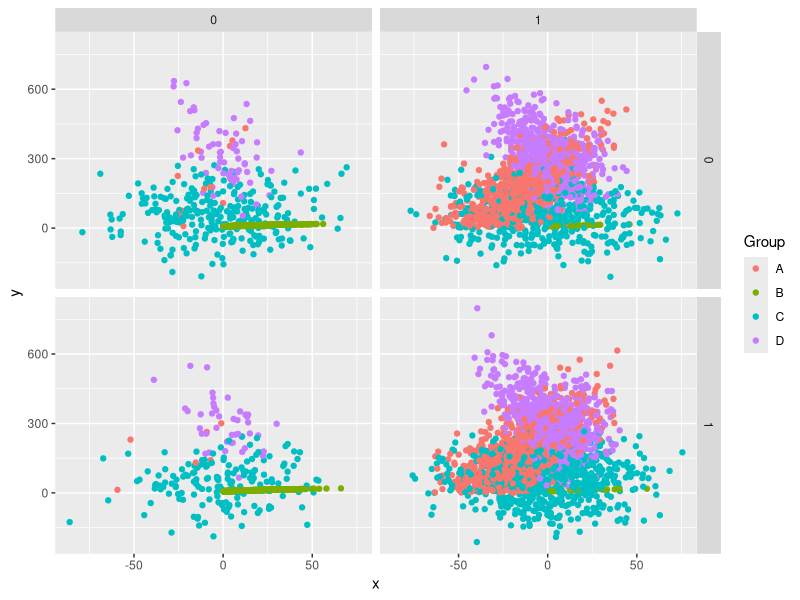
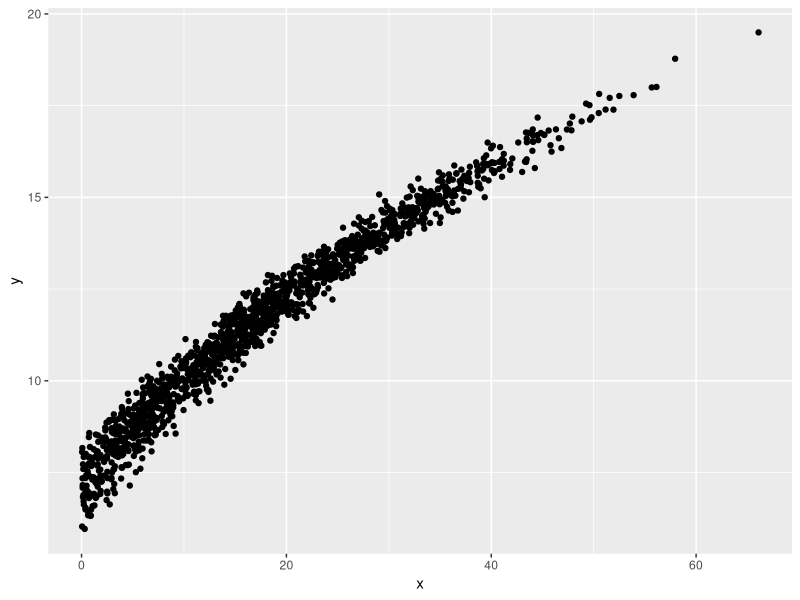
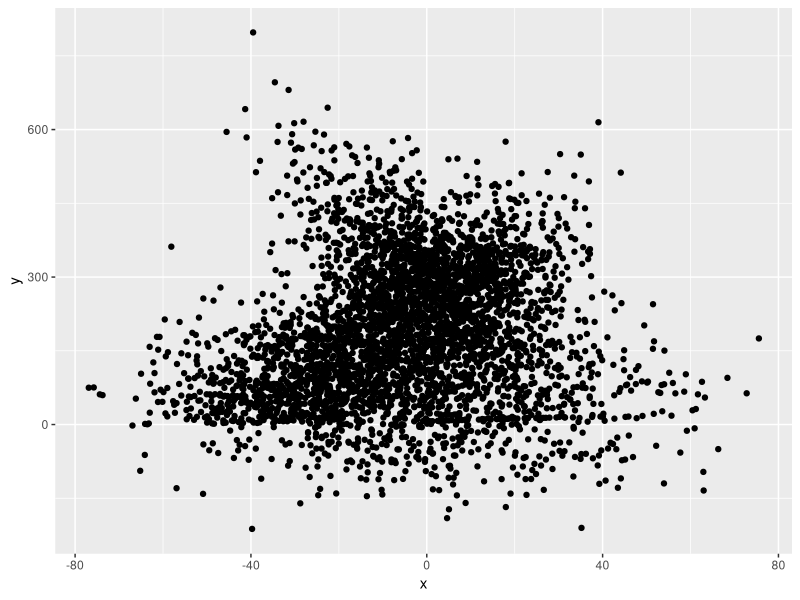
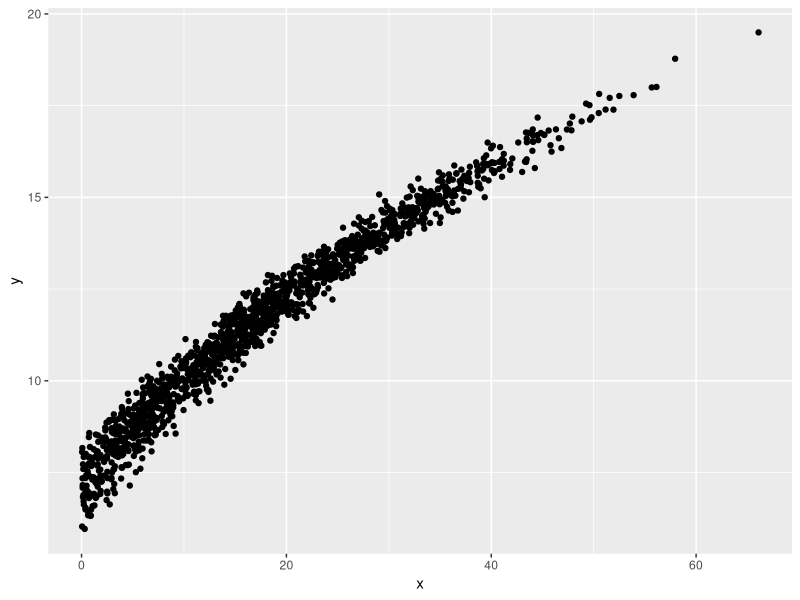
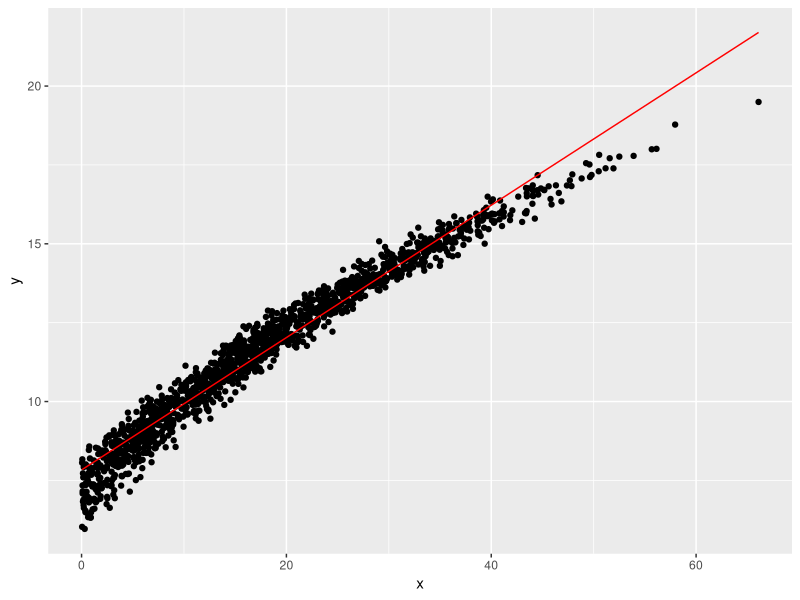
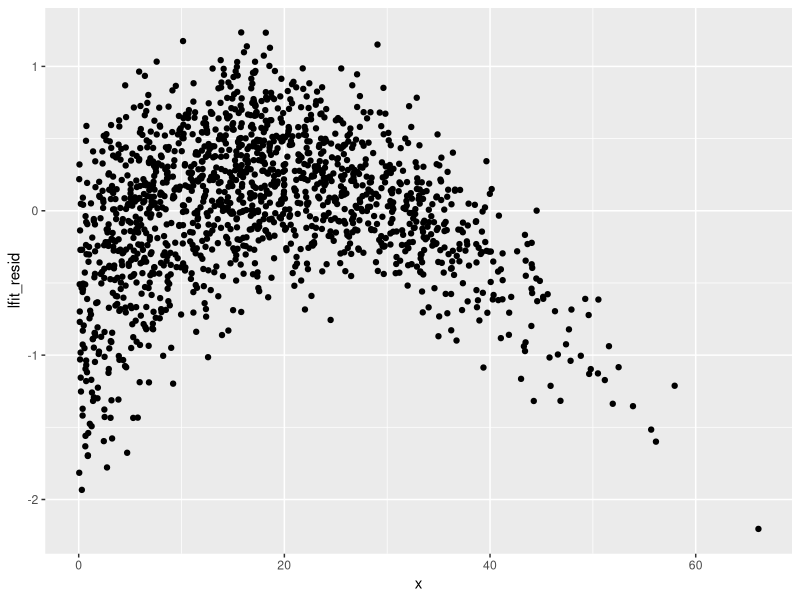
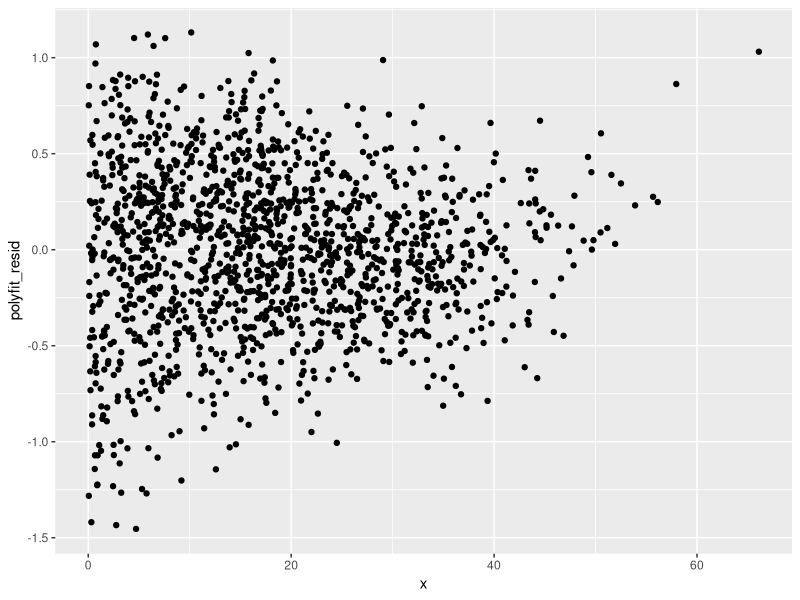
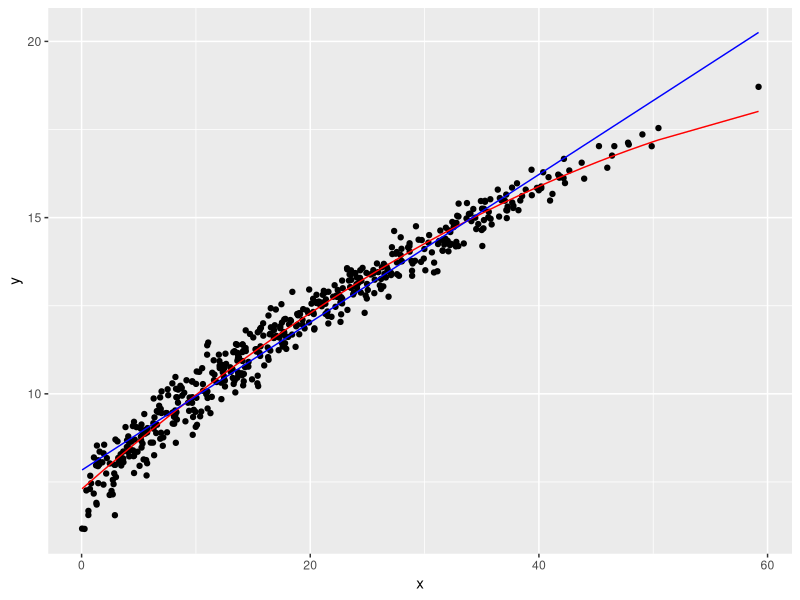

Reproduce these figures in R, in order. (Note: this script raises an error after producing the figures.)
# Jeffrey Williams
# DATA-312
# Dr. Robinson
# 11 April 2022

# Cleaning workspace / loading libraries
rm(list = ls())
gc()

library(tidyverse)
library(modelr)

# Load dataset
raw_data <- read_csv('data312_ml_michaelr.csv')

# Sampling
raw_data_samplingframe <- raw_data %>% 
  mutate(snum = sample.int(n(), n()) / n())

training <- raw_data_samplingframe %>% filter(snum < 0.6) %>% select(-snum)

query <- raw_data_samplingframe %>% filter(snum >= 0.6, snum < 0.8) %>%
  select(-snum)

test <- raw_data_samplingframe %>% filter(snum > 0.8) %>% select(-snum)

training %>% write_csv('michaelr_training.csv')
query %>% write_csv('michaelr_query.csv')
test %>% write_csv('michaelr_test.csv')

# Exploration
training %>% ggplot(aes(x, y, color = Group)) + geom_point() + 
  facet_grid(vars(s), vars(t))

training %>% filter(Group == 'B') %>% ggplot(aes(x, y)) + geom_point()

training %>% filter(t == 1) %>% ggplot(aes(x, y)) + geom_point()

training %>% count(Group)

training %>% count(Group, t) %>% pivot_wider(names_from = t, values_from = n)

training_B <- training %>% filter(Group == "B")

training_B %>% ggplot(aes(x, y)) + geom_point()

lfit <- lm(y~x, training_B)

training_lfit <- training_B %>% add_predictions(lfit, var = 'lfit_y')

training_lfit %>% ggplot() + geom_point(aes(x, y)) + 
  geom_line(aes(x, lfit_y), color = 'red') 

training_lfit <- training_lfit %>% add_residuals(lfit, var = 'lfit_y')

training_lfit <- training_B %>% add_predictions(lfit, var = 'lfit_y') %>% 
  add_residuals(lfit, var = 'lfit_resid')

training_lfit %>% ggplot(aes(x, lfit_resid)) + geom_point()

polyfit <- lm(y~poly(x, 2), training_B)

training_both <- training_B %>% add_predictions(polyfit, var = 'polyfit_y') %>%
  add_residuals(polyfit, var = 'polyfit_resid')

training_both %>% ggplot(aes(x, polyfit_resid)) + geom_point()

query_B <- query %>% filter(Group == 'B') %>% 
  add_predictions(lfit, var = 'lfit_pred') %>%
  add_residuals(lfit, var = 'lfit_resid') %>%
  add_predictions(polyfit, var = 'polyfit_pred') %>%
  add_residuals(polyfit, var = 'polyfit_resid')

query_B %>% ggplot() + geom_point(aes(x, y)) + 
  geom_line(aes(x, polyfit_pred), color = 'red') +
  geom_line(aes(x, lfit_pred), color = 'blue')

test_B <- test %>% filter(Group == 'B') %>%
  add_predictions(polyfit, var = 'polyfit_pred') %>% 
  add_residuals(polyfit, var = 'polyfit_resid')

test_B %>% ggplot(aes(polyfit_resid)) + geom_histogram()

# Shifting to use of my own data

# Loading raw data
my_data <- read_csv('5030143_HW4A.csv')

# Sampling
my_samplingframe <- my_data %>% 
  mutate(snum = sample.int(n(), n()) / n())

my_training <- my_samplingframe %>% filter(snum < 0.6) %>% select(-snum)

my_query <- my_samplingframe %>% filter(snum >= 0.6, snum < 0.8) %>%
  select(-snum)

my_test <- my_samplingframe %>% filter(snum > 0.8) %>% select(-snum)

my_training %>% write_csv('5030143_training.csv')
my_query %>% write_csv('5030143_query.csv')
my_test %>% write_csv('5030143_test.csv')

# Exploration / visualization

my_training %>% filter(t == 1) %>% ggplot(aes(x, y)) + geom_point()

my_training %>% filter(t == 0) %>% ggplot(aes(x, y)) + geom_point()

my_training %>% count(Group, t) %>% 
  pivot_wider(names_from = t, values_from = n) %>%
  column_to_rownames('Group') %>% chisq.test()

my_training %>% count(Group) %>% select(n) %>% chisq.test()

my_training %>% ggplot(aes(x, y, color = Group)) + geom_point() +
  facet_grid(vars(s), vars(t))

my_training %>% filter(Group == 'H') %>% 
  ggplot(aes(x, y, color = Group)) + geom_point() +
  facet_grid(vars(s), vars(t))

my_training %>% filter(Group == 'H') %>% ggplot(aes(y, x)) + geom_point()

my_training %>% filter(t == 1) %>% ggplot(aes(x, y)) + geom_point()

# Modeling Problem 1:
# In this modeling problem, I will be looking strictly at the 'Group' value, H.
# I will be considering x to be the response variable, wish respect to y
# (quantitative explanatory variable) and Group H (categorical explanatory
# variable). Two candidates I am considering are a linear model as well as
# a polynomial model, which I am more strongly considering.

my_tH <- my_training %>% filter(Group == 'H')

H_lfit <- lm(y~x, data = my_tH)

H_polyfit <- lm(y~poly(x, 2), my_tH)

tH_lfit <- my_tH %>% 
  add_predictions(H_lfit, var = 'H_lfit_y') %>%
  add_residuals(H_lfit, var = 'H_lfit_resid')

tH_lfit %>% ggplot() + geom_point(aes(y, x)) + 
  geom_line(aes(H_lfit_y, x), color = 'blue')

tH_polyfit <- my_tH %>%
  add_predictions(H_polyfit, var = 'H_polyfit_y') %>%
  add_residuals(H_polyfit, var = 'H_polyfit_resid')

tH_polyfit %>% ggplot() + geom_point(aes(x, y)) + 
  geom_line(aes(x, H_polyfit_y), color='green')

my_qH <- my_query %>%
  filter(Group == 'H') %>%
  add_residuals(H_lfit, var='H_lfit_resid') %>%
  add_predictions(H_lfit, var='H_lfit_pred') %>%
  add_residuals(H_polyfit,var='H_polyfit_resid') %>%
  add_predictions(H_polyfit,var='H_polyfit_pred')

my_qH %>% ggplot() + geom_point(aes(x, y)) + 
  geom_line(aes(x, H_polyfit_pred), color = 'red') +
  geom_line(aes(x, H_lfit_pred), color = 'blue')

# Modeling Problem 2:
# In this modeling problem, my main focus will be on variable 't', with respect
# to certain values within the 'Group' category. It appears quite evident that
# there is a strong mutual dependency, such that there is a strong difference in
# how frequently values within each 'Group' occur when t = 0 versus when t = 1.
# Plotting this, particularly using a facet plot, demonstrates this effectively.
# Observe that for certain 'Group' variables, like G and H, their respective
# values are less frequent (or nearly nonexistent) for a particular value of t,
# while subtler differences are evident for F and I.

my_training_kmeans <- my_training %>% kmeans(4)
